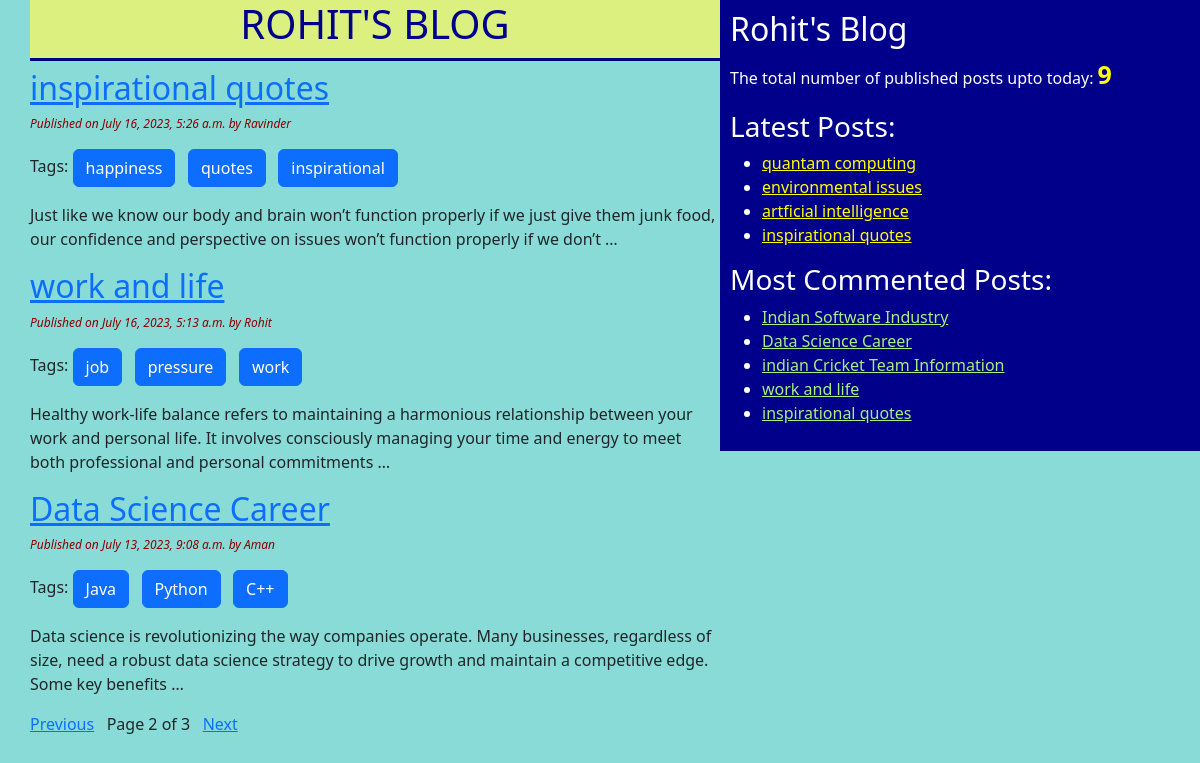
Screenshot of /?page=2 with the database file from the repository.
### blog/models.py (models this page shows, shortened)
class Post(models.Model):
    STATUS_CHOICES=(('draft','Draft'),('published','Published'))
    title = models.CharField(max_length=256)
    slug = models.SlugField(max_length=264,unique_for_date='publish')
    author = models.ForeignKey(User, on_delete=models.CASCADE ,related_name='blog_posts')
    body = models.TextField()
    publish = models.DateTimeField(default=timezone.now)
    created = models.DateTimeField(auto_now_add=True)
    updated = models.DateTimeField(auto_now=True)
    status = models.CharField(max_length=10,choices=STATUS_CHOICES,default='draft')
    objects = CustomManager()
    tags = TaggableManager()
    class Meta:
        ordering = ('-publish',)
    def get_absolute_url(self):
        return reverse('post_detail', args=[self.publish.year, self.publish.strftime('%m'), self.publish.strftime('%d'), self.slug])

### blog/views.py (the view)
# urls.py: path('',views.post_list_view,name='post_list_view'),
def post_list_view(request,tag_slug=None):
    post_list = Post.objects.all()
    tag = None
    if tag_slug:
        tag = get_object_or_404(Tag,slug=tag_slug)
        post_list = post_list.filter(tags__in=[tag])
    paginator = Paginator(post_list,3)
    page_number = request.GET.get('page')
    try:
        post_list = paginator.get_page(page_number)
    except PageNotAnInteger:
        post_list = paginator.get_page(1)
    except EmptyPage:
        post_list = paginator.get_page(Paginator.num_pages)
    return render(request,'blogs/post_list.html',{'post_list':post_list,'tag':tag})

### blog/models.py (called while the page is built)
    def get_queryset(self):
        return super().get_queryset().filter(status='published')

### blog/templatetags/blog_tags.py (called while the page is built)
@register.simple_tag(name='my_tag')
def total_posts():
    return Post.objects.count()

@register.inclusion_tag('blogs/latest_posts123.html')
def show_latest_posts(count = 3):
    latest_posts =Post.objects.order_by('-publish')[:count]
    return {'latest_posts':latest_posts}

@register.simple_tag
def get_most_commented_posts(count=5):
    return Post.objects.annotate(total_comments=Count('comments')).order_by('-total_comments')[:count]

### templates/blogs/post_list.html (shortened to what this page needs)
{%extends 'blogs/base.html' %}
    {%block content%}
        <h1 id="roh">ROHIT'S BLOG</h1>
        {%for post in post_list%}
            <a href="{{ post.get_absolute_url }}"><h2>{{post.title}}</h2></a>
            <p id="date">Published on {{post.publish}} by {{post.author|title}}</p>
            <p>Tags:
                {%for tag in post.tags.all %}
                    <a href="{%url 'post_list_by_tag_name' tag.slug %}" class="btn btn-primary">{{tag.name}}</a>
                {%endfor%}
            </p>
            {{post.body|truncatewords:30 |linebreaks}}
        {%endfor%}
        {%include 'blogs/pagination.html' with page=post_list %}
    {%endblock%}

### templates/blogs/base.html (shortened to what this page needs)
<!DOCTYPE html>
{%load blog_tags%}
{% load static %}
<html lang="en">
<head>
    <link href="https://cdn.jsdelivr.net/npm/bootstrap@5.3.0/dist/css/bootstrap.min.css" rel="stylesheet">
    <link rel="stylesheet" href="{%static "css/blog.css" %}">
</head>
<body>
    <div class="content">
        {%block content%}{%endblock%}
    </div>
    <div class="sidebar">
        <h2>Rohit's Blog</h2>
        <p>The total number of published posts upto today: <span id="pcount"> {% my_tag %}</span></p>
        <h3>Latest Posts:</h3>{%show_latest_posts 4%}
        <h3>Most Commented Posts:</h3>
        {%get_most_commented_posts as most_commented_posts%}
        <ul>
            {%for post in most_commented_posts%}
            <li><a href="{{post.get_absolute_url}}" id="cmt">{{post.title}}</a></li>
            {%endfor%}
        </ul>
    </div>
</body>
</html>

### templates/blogs/latest_posts123.html
<ul>
    {%for post in latest_posts%}
    <li><a href="{{post.get_absolute_url}}" id="ln">{{post.title}}</a></li>
    {%endfor%}
</ul>

### static/css/blog.css (style rules this page uses)
.content { width:60%; float:left; padding: 0 0 0 30px; background: rgb(136, 219, 215); height: 100%; }
.sidebar { width: 40%; float: right; padding: 10px; background: darkblue; height: 100%; color: white; }
h1 { text-align: center; border-bottom: 3px solid darkblue ; padding-bottom: 10px; color: darkblue; background-color: rgb(219, 240, 126); }
body { background: rgb(136, 219, 215); }
#date { color: darkred; font-size: 12px; font-style: italic; }
#pcount { color: yellow; font-size: 25px; font-weight: bold; }
#ln { color: yellow; }
#cmt { color: rgb(165, 240, 130); }

### rows the page displays
Post: title "inspirational quotes", publish "July 16, 2023, 5:26 a.m.", author "Ravinder", body "Just like we know our body and brain won’t function properly if we just give them junk food, our confidence and perspective on issues won’t function properly if we don’t …"
Tag: name "happiness"
Tag: name "quotes"
Tag: name "inspirational"
Post: title "work and life", publish "July 16, 2023, 5:13 a.m.", author "Rohit", body "Healthy work-life balance refers to maintaining a harmonious relationship between your work and personal life. It involves consciously managing your time and energy to meet both professional and personal commitments …"
Tag: name "job"
Tag: name "pressure"
Tag: name "work"
Post: title "Data Science Career", publish "July 13, 2023, 9:08 a.m.", author "Aman", body "Data science is revolutionizing the way companies operate. Many businesses, regardless of size, need a robust data science strategy to drive growth and maintain a competitive edge. Some key benefits …"
Tag: name "Java"
Tag: name "Python"
Tag: name "C++"
Post: title "quantam computing"
Post: title "environmental issues"
Post: title "artficial intelligence"
Post: title "Indian Software Industry"
Post: title "indian Cricket Team Information"

### other values shown
{{ page.number }} "2"
{{ page.paginator.num_pages }} "3"
